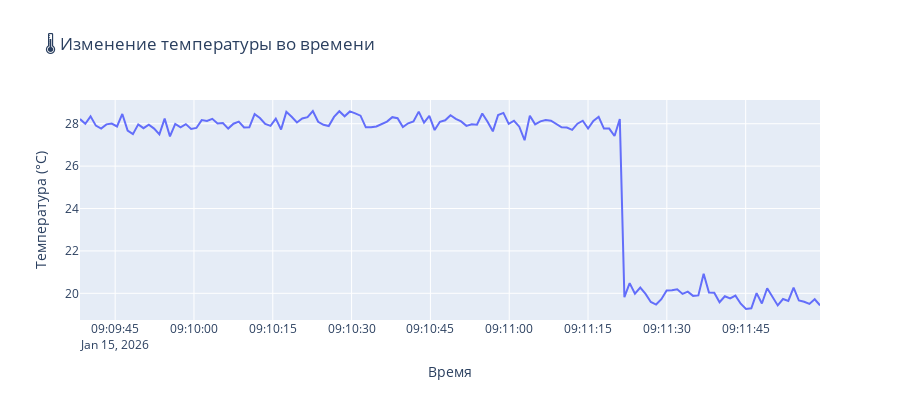

Here is the notebook cell this chart was saved with:
### Markdown cell above
## 🌡️ Анализ температуры

### Code cell
# График температуры во времени
fig = px.line(df.sort_values('timestamp'), 
              x='timestamp', y='temperature',
              title='🌡️ Изменение температуры во времени',
              labels={'temperature': 'Температура (°C)', 'timestamp': 'Время'})
fig.update_layout(height=400)
fig.show()

### Figure 1 — Plotly figure (JSON) as saved in the notebook; plotly's stock layout.template omitted (floating-point values rounded to 4 significant figures; data arrays with more than 128 entries replaced by an {"elided": "..."} marker saying what was removed)
{"data": [{"hovertemplate": "Время=%{x}<br>Температура (°C)=%{y}<extra></extra>", "legendgroup": "", "line": {"color": "#636efa", "dash": "solid"}, "marker": {"symbol": "circle"}, "mode": "lines", "name": "", "orientation": "v", "showlegend": false, "type": "scatter", "x": {"elided": "141 str values"}, "xaxis": "x", "y": {"elided": "141 float values"}, "yaxis": "y"}], "layout": {"height": 400, "legend": {"tracegroupgap": 0}, "title": {"text": "🌡️ Изменение температуры во времени"}, "xaxis": {"anchor": "y", "domain": [0, 1], "title": {"text": "Время"}}, "yaxis": {"anchor": "x", "domain": [0, 1], "title": {"text": "Температура (°C)"}}}}
